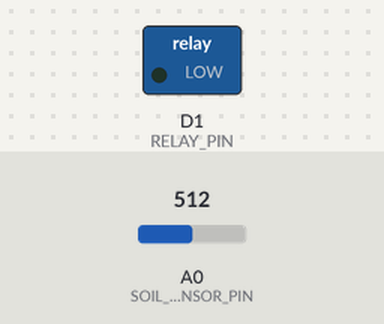
This sketch was run on a simulated ESP8266 (NodeMCU). On the bench: switched loads named in the sketch (green lamp = pin HIGH). The inputs (shaded band) are chosen by the test bench; at power-on: A0 (SOIL_SENSOR_PIN) = 512. WiFi joins after 1.5 s; servers stay silent unless stated.

Above: at 3.0 s.
3.1 s: A0 (SOIL_SENSOR_PIN) set to 757
5.0 s: A0 (SOIL_SENSOR_PIN) set to 788
At 6.8 s:
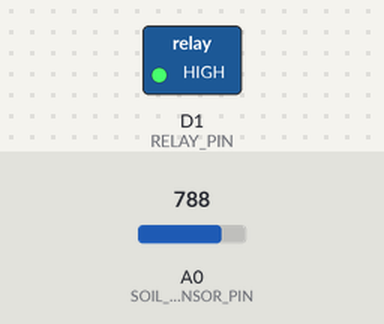
7.3 s: A0 (SOIL_SENSOR_PIN) set to 450
9.0 s: A0 (SOIL_SENSOR_PIN) set to 416
At 11.0 s:
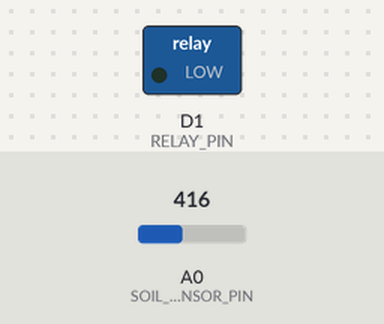
11.3 s: A0 (SOIL_SENSOR_PIN) set to 900
At 12.5 s:
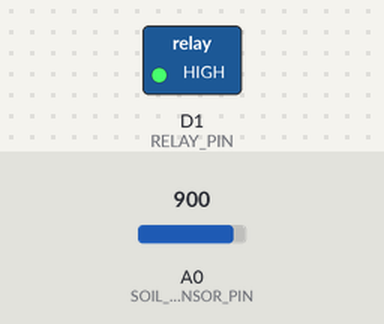
Timing chart, 0 to 14.3 s (numbered marks = the images above; inputs shaded):
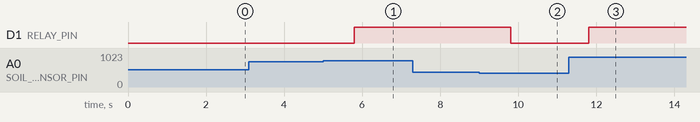

Measured:
- the behaviour switches between 772 and 773 on A0 (SOIL_SENSOR_PIN) (found by bisection; images 0 and 1)
- the behaviour switches between 435 and 434 on A0 (SOIL_SENSOR_PIN) (found by bisection; images 1 and 2)
- after the input at 3.1 s, every drawn part: stays the same
- after the input at 5.0 s, D1 (RELAY_PIN): LOW → HIGH after 0.80 s
- after the input at 7.3 s, every drawn part: stays the same
- after the input at 9.0 s, D1 (RELAY_PIN): HIGH → LOW after 0.80 s
- after the input at 11.3 s, D1 (RELAY_PIN): LOW → HIGH after 0.50 s

The sketch:

smart-irrigation-iot.ino
```cpp
/*
 * 📌 HOW TO FIX COMPILATION ERRORS:
 * 1. Install Arduino IDE or VS Code with PlatformIO.
 * 2. Install "Blynk" library from Library Manager.
 * 3. Install "ESP8266" board support from Board Manager.
 * 4. Select your board (e.g., NodeMCU 1.0) before uploading.
 */

/* Fill in information from Blynk Device Info here (MUST be at the TOP) */
#define BLYNK_TEMPLATE_ID           "TMPLxxxxxx"
#define BLYNK_TEMPLATE_NAME         "Smart Irrigation"
#define BLYNK_AUTH_TOKEN            "YourAuthToken"

/**
 * @file smart-irrigation-iot.ino
 * @author Atharv Pokale
 * @brief IoT-based Smart Irrigation System using ESP8266 and Blynk IoT platform.
 * @version 1.1
 * @date 2026-03-27
 */

/* Comment this out to disable prints and save space */
#define BLYNK_PRINT Serial

#include <ESP8266WiFi.h>
#include <BlynkSimpleEsp8266.h>

// --- Configuration ---
char auth[] = BLYNK_AUTH_TOKEN;
char ssid[] = "YourWiFiName";     // Replace with your WiFi SSID
char pass[] = "YourWiFiPassword"; // Replace with your WiFi Password

const int SOIL_SENSOR_PIN = A0;
const int RELAY_PIN = D1;

BlynkTimer timer;

// --- Functions ---

// Function to send sensor data to Blynk App
void sendSensorData() {
  int soilMoistureRaw = analogRead(SOIL_SENSOR_PIN);

  // Convert to Percentage (0-1024 to 0-100%)
  // Dry value is usually high (~1024), Wet value is low (~200)
  int soilMoisturePercent = map(soilMoistureRaw, 1024, 200, 0, 100);
  soilMoisturePercent = constrain(soilMoisturePercent, 0, 100);

  // Send to Blynk Virtual Pin V1 (Gauge/Value Display)
  Blynk.virtualWrite(V1, soilMoisturePercent);

  // Auto-irrigation logic
  if (soilMoisturePercent < 30) {
    digitalWrite(RELAY_PIN, HIGH); // Turn ON pump
    // Note: "soil_dry" must be created in Blynk Console -> Events
    // Blynk.logEvent("soil_dry", "Watering started! Soil is dry.");
  } else if (soilMoisturePercent > 70) {
    digitalWrite(RELAY_PIN, LOW);  // Turn OFF pump
  }
}

void setup() {
  Serial.begin(115200);

  // Connect to Blynk
  // If using a different board like ESP32, you need a different library
  Blynk.begin(auth, ssid, pass);

  pinMode(RELAY_PIN, OUTPUT);
  digitalWrite(RELAY_PIN, LOW);

  // Setup a function to be called every 2 seconds
  timer.setInterval(2000L, sendSensorData);
}

void loop() {
  Blynk.run();
  timer.run();
}
```
